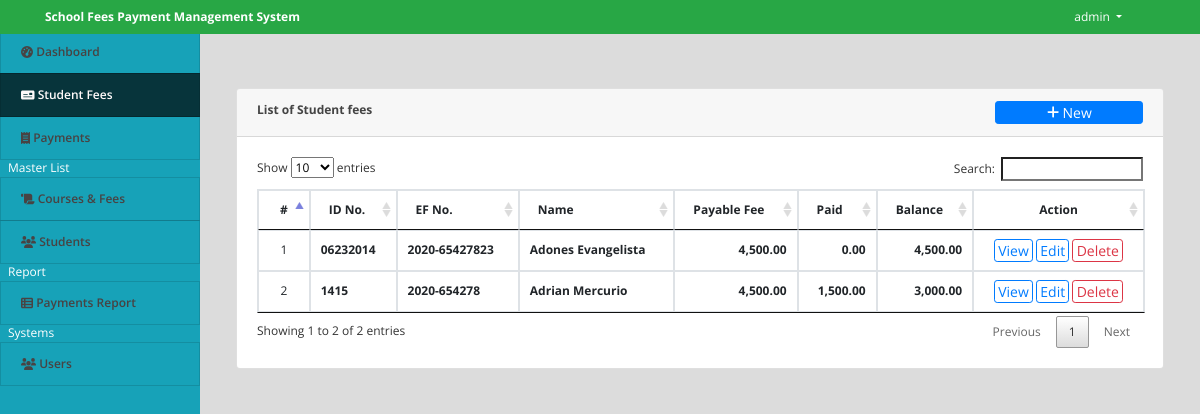
/index.php?page=fees (signed in), run on an earlier commit of the app's database.
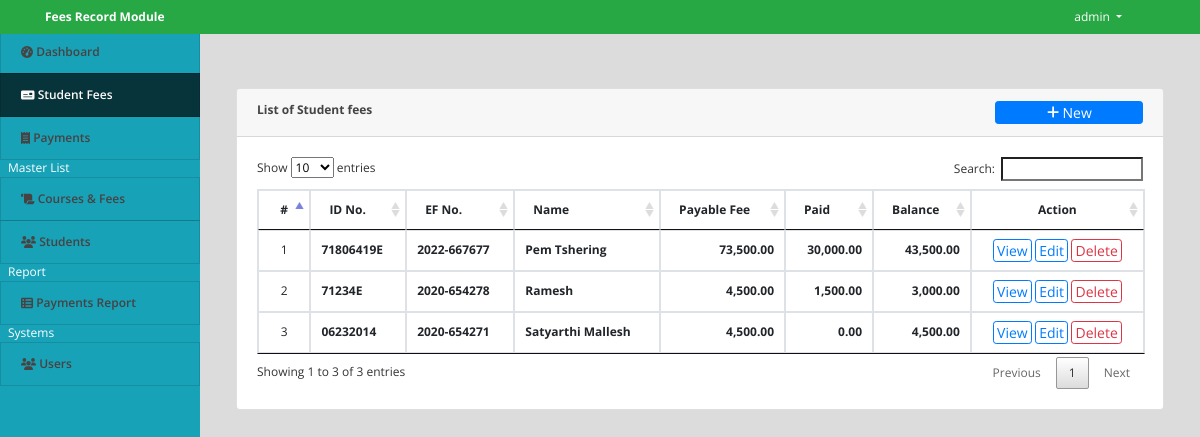
And on a later commit of the database.
### tables this page shows
CREATE TABLE `student_ef_list` (
  `id` int(30) NOT NULL,
  `student_id` int(30) NOT NULL,
  `ef_no` varchar(200) NOT NULL,
  `course_id` int(30) NOT NULL,
  `total_fee` float NOT NULL,
  `date_created` datetime NOT NULL DEFAULT current_timestamp()
);

CREATE TABLE `student` (
  `id` int(30) NOT NULL,
  `id_no` varchar(100) NOT NULL,
  `name` text NOT NULL,
  `contact` varchar(100) NOT NULL,
  `address` text NOT NULL,
  `email` varchar(200) NOT NULL,
  `date_created` datetime NOT NULL DEFAULT current_timestamp()
);

### fees.php (the view, shortened to what this page needs)
<?php include('db_connect.php');?>
<div class="container-fluid">
	<div class="col-lg-12">
		<div class="row">
			<div class="col-md-12">
				<div class="card">
					<div class="card-header">
						<b>List of Student fees </b>
						<span class="float:right"><a class="btn btn-primary btn-block btn-sm col-sm-2 float-right" href="javascript:void(0)" id="new_fees">
					<i class="fa fa-plus"></i> New
				</a></span>
					</div>
					<div class="card-body">
						<table class="table table-condensed table-bordered table-hover">
							<thead>
								<tr>
									<th class="text-center">#</th>
									<th class="">ID No.</th>
									<th class="">EF No.</th>
									<th class="">Name</th>
									<th class="">Payable Fee</th>
									<th class="">Paid</th>
									<th class="">Balance</th>
									<th class="text-center">Action</th>
								</tr>
							</thead>
							<tbody>
								<?php
								$i = 1;
								$fees = $conn->query("SELECT ef.*,s.name as sname,s.id_no FROM student_ef_list ef inner join student s on s.id = ef.student_id order by s.name asc ");
								while($row=$fees->fetch_assoc()):
									$paid = $conn->query("SELECT sum(amount) as paid FROM payments where ef_id=".$row['id']);
									$paid = $paid->num_rows > 0 ? $paid->fetch_array()['paid']:'';
									$balance = $row['total_fee'] - $paid;
								?>
								<tr>
									<td class="text-center"><?php echo $i++ ?></td>
									<td>
										<p> <b><?php echo $row['id_no'] ?></b></p>
									</td>
									<td>
										<p> <b><?php echo $row['ef_no'] ?></b></p>
									</td>
									<td>
										<p> <b><?php echo ucwords($row['sname']) ?></b></p>
									</td>
									<td class="text-right">
										<p> <b><?php echo number_format($row['total_fee'],2) ?></b></p>
									</td>
									<td class="text-right">
										<p> <b><?php echo number_format($paid,2) ?></b></p>
									<td class="text-right">
										<p> <b><?php echo number_format($balance,2) ?></b></p>
									</td>
									<td class="text-center">
										<button class="btn btn-sm btn-outline-primary view_payment" type="button" data-id="<?php echo $row['id'] ?>">View</button>
										<button class="btn btn-sm btn-outline-primary edit_fees" type="button" data-id="<?php echo $row['id'] ?>" >Edit</button>
										<button class="btn btn-sm btn-outline-danger delete_fees" type="button" data-id="<?php echo $row['id'] ?>">Delete</button>
									</td>
								</tr>
								<?php endwhile; ?>
							</tbody>
						</table>
					</div>
				</div>
			</div>
		</div>
	</div>
</div>

### topbar.php (shortened to what this page needs)
<nav class="navbar navbar-light fixed-top bg-success" style="padding:0">
  <div class="container-fluid mt-2 mb-2">
  	<div class="col-lg-12">
      <div class="col-md-4 float-left text-white">
        <large><b><?php echo isset($_SESSION['system']['name']) ? $_SESSION['system']['name'] : '' ?></b></large>
      </div>
	  	<div class="float-right">
        <div class=" dropdown mr-5">
            <a href="#" class="text-white dropdown-toggle"  id="account_settings" data-toggle="dropdown" aria-haspopup="true" aria-expanded="false"><?php echo $_SESSION['login_name'] ?> </a>
        </div>
      </div>
  </div>
</nav>

What changed in the data, as far as the page shows it:
added student_ef_list: student.id_no "71806419E", ef_no "2022-667677", student.name "Pem Tshering", total_fee "73,500.00", paid "30,000.00", balance "43,500.00"
changed through a linked row, student_ef_list: student.id_no "1415" → "71234E"; student.name "Adrian Mercurio" → "Ramesh"; moves up the list
changed student_ef_list: ef_no "2020-65427823" → "2020-654271"; student.name "Adones Evangelista" → "Satyarthi Mallesh"
Also different on the page:
$_SESSION['system']['name']: "School Fees Payment Management System" → "Fees Record Module"
text written by a page script: "Show entries Search: Showing 1 to 2 of 2 entries Previous 1 Next" → "Show entries Search: Showing 1 to 3 of 3 entries Previous 1 Next"
